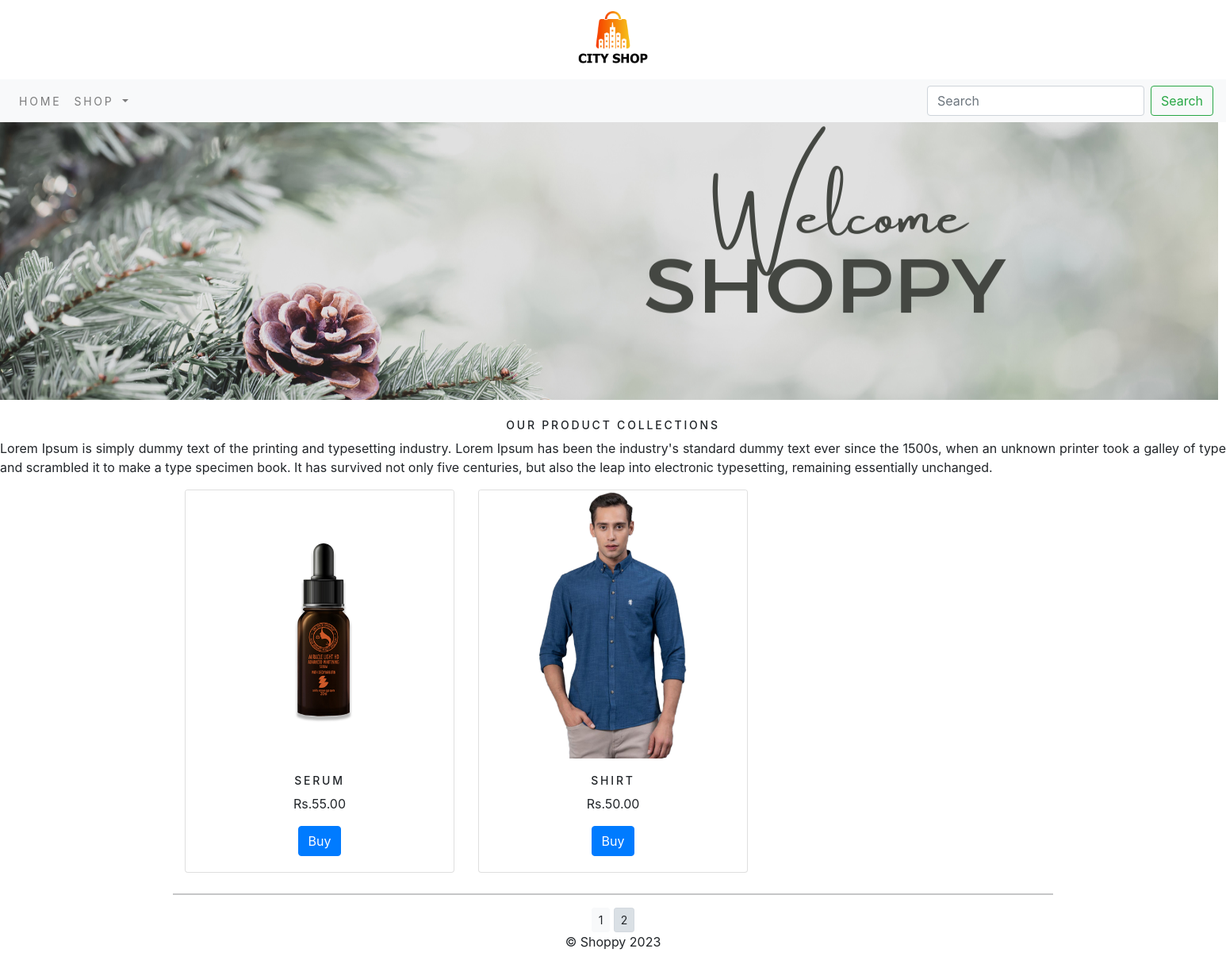
Screenshot of /shop/?page=2 with the database file from the repository.
### shop/models.py (models this page shows, shortened)
class Product(models.Model):
    name = models.CharField(max_length=250, unique=True)
    slug = models.SlugField(max_length=250, unique=True)
    description = models.TextField(blank=True)
    price = models.DecimalField(max_digits=10, decimal_places=2)
    image = models.ImageField(upload_to='product')
    category = models.ForeignKey(Category, on_delete=models.CASCADE)
    stock = models.IntegerField(blank=True)
    available = models.BooleanField(default=True)  # Set default value
    created = models.DateTimeField(auto_now_add=True)
    updated = models.DateTimeField(auto_now=True)
    class Meta:
        ordering = ('name',)
        verbose_name = 'product'
        verbose_name_plural = 'products'

### shop/views.py (the view)
# urls.py: path('',views.allProdCat,name='allProdCat'),
def allProdCat(request, c_slug=None):
    c_page = None
    products_list = None
    if c_slug is not None:
        c_page = get_object_or_404(Category, slug=c_slug)
        products_list = Product.objects.filter(category=c_page, available=True)
    else:
        products_list = Product.objects.filter(available=True)
    paginator = Paginator(products_list,6)
    try:
        page = int(request.GET.get('page','1'))
    except:
        page = 1
    try:
        products = paginator.page(page)
    except(EmptyPage,InvalidPage):
        products = paginator.page(paginator.num_pages)
    return render(request, "category.html", {'category': c_page, 'products': products})

### cart/context_processors.py (called while the page is built)
def counter(request):
    item_count = 0
    if 'admin' in request.path:
        return {}
    else:
        try:
            cart = Cart.objects.filter(cart_id=_cart_id(request))
            cart_items = CartItem.objects.all().filter(cart=cart[:1])
            for cart_item in cart_items:
                item_count += cart_item.quantity
        except Cart.ObjectDoesNotExist:
            item_count = 0
    return dict(item_count=item_count)

### cart/views.py (called while the page is built)
def _cart_id(request):
    cart = request.session.session_key
    if not cart:
        cart = request.session.create()
    return cart

### shop/context_processors.py (called while the page is built)
def menu_link(request):
    link = Category.objects.all()
    return dict(links=link)

### shop/models.py (called while the page is built)
    def get_url(self):
        return reverse('shop:products_by_category', args=[self.slug])

### template/category.html (shortened to what this page needs)
{% extends 'base.html' %}
{% load static %}
{% block content %}
<div class="mx-auto">
    {% if category %}
        <img class="my_cat_image" src="{{ category.image.url }}" alt="{{ category.name }}">
    </div>
    <br>
    <div>
        <h1 class="text-center my_title">{{ category.name }}</h1>
        <p class="text-justify">{{ category.description }}</p>
    </div>
    {% else %}
        <div>
            <img src="{% static 'img/banner.png' %}" alt="our products" width="1536px" height="350px">
        </div>
        <br>
        <div>
            <h1 class="text-center my_title">Our Product Collections</h1>
            <p class="text-justify">Lorem Ipsum is simply dummy text of the printing and typesetting industry. Lorem Ipsum has been the industry's standard dummy text ever since the 1500s, when an unknown printer took a galley of type and scrambled it to make a type specimen book. It has survived not only five centuries, but also the leap into electronic typesetting, remaining essentially unchanged.</p>
        </div>
    {% endif %}
    <div class="container">
        <div class="row mx-auto">
            {% for product in products.object_list %}
            <div class="my_bottom_margin col-9 col-sm-12 col-md-4 col-l-4">
                <div class="card text-center" style="min-width:18rem;">
                    <a href="{% url 'shop:product_detail' product.id %}"><img class="card-img-top my_image" src="{{ product.image.url }}" alt="{{ product.name }}" width="250px" height="250px"></a>
                    <div class="card-body">
                        <h4>{{ product.name }}</h4>
                        <p>Rs.{{ product.price }}</p>
                        {% if product.stock == 0 %}
                        <p><b>Out of Stock</b></p>
                        {% else %}
                        <a class="btn btn-primary" href="{% url 'shop:product_detail' product.id %}">Buy</a>
                        {% endif %}
                    </div>
                </div>
            </div>
            {% endfor %}
        </div>
        <div class="mx-auto">
            {% if products.paginator.num_pages > 1 %}
            <hr>
            <div class="text-center">
                {% for pg in products.paginator.page_range %}
                    <a href="?page={{pg}}" class="btn btn-light btn-sm {% if products.number == pg %} active {% endif %}">{{pg}}</a>
                {% endfor %}
            </div>
        {% endif %}
        </div>
    </div>
</div>
<footer class="footer text-center">
    <p>&copy; Shoppy 2023 </p>
</footer>
{% endblock %}

### static/css/custom.css (style rules this page uses)
.my_image { width:100%; height:auto; }
.my_title { font-size:14px; text-transform:uppercase; letter-spacing:.2em; }
.my_bottom_margin { margin-bottom:10px; }
.card-body h4 { font-size:14px; text-transform:uppercase; letter-spacing:.2em; }

### rows the page displays
Product: image (picture), name "SERUM", price "55.00", stock "Buy"
Product: image (picture), name "SHIRT", price "50.00", stock "Buy"

### other values shown
{{ pg }} "1" "2"
